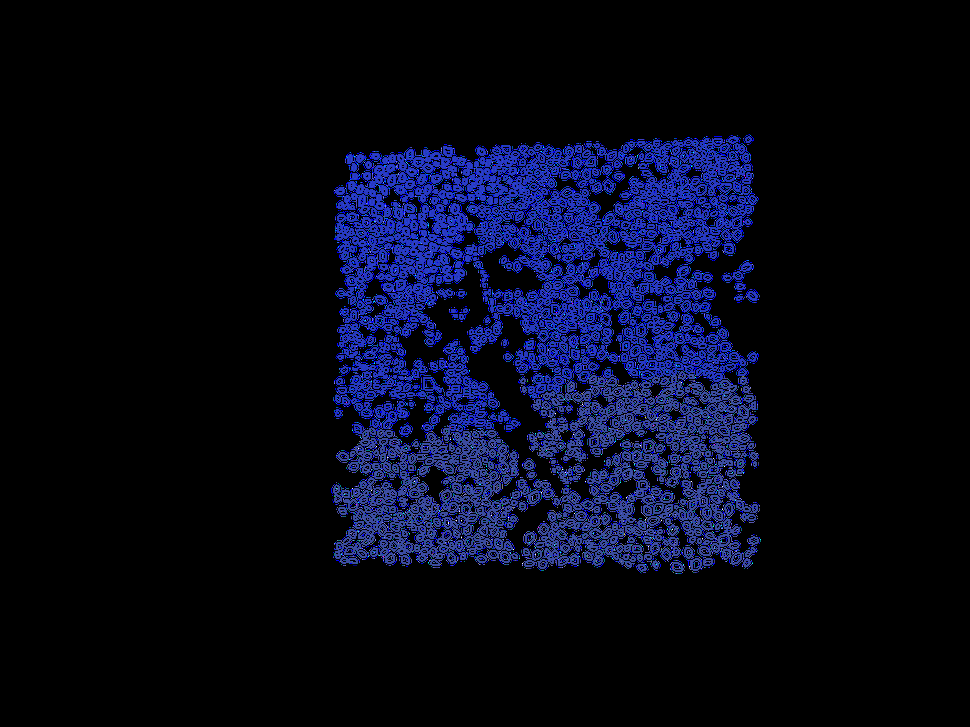
#> input picture images/mask1.png, 970 x 727 px, shrunk from 3264 x 2448 before the run
$ python trial4.py
#> lines starting #> are read from the running program, lines starting #| are printed output that depends on the picture

import cv2 as cv
import numpy as np
import matplotlib.pyplot as plt
from sklearn.ensemble import RandomForestClassifier
from sklearn.metrics import classification_report
from sklearn.neighbors import KNeighborsClassifier
from sklearn.pipeline import make_pipeline
from sklearn.preprocessing import StandardScaler
from sklearn.metrics import classification_report

# 1. Load images and masks
img1 = cv.imread('images/img1.png')
img2 = cv.imread('images/img2.png')
mask1 = cv.imread('images/mask1.png')
#> mask1 is the input picture: shape (727, 970, 3); mean B, G, R 25.3, 8.3, 5.8
mask1 = cv.cvtColor(mask1, cv.COLOR_BGR2GRAY) #convert to grayscale to make it easier to compare later
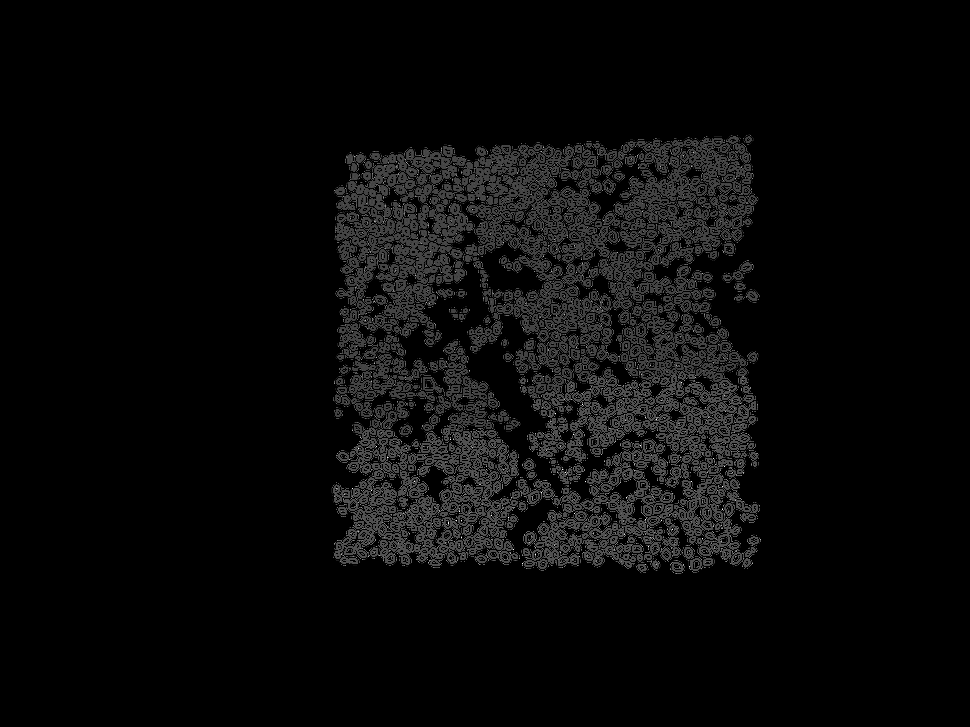
#> mask1: shape (727, 970); min 0, max 255, mean 9.5
mask2 = cv.imread('images/mask2.png')
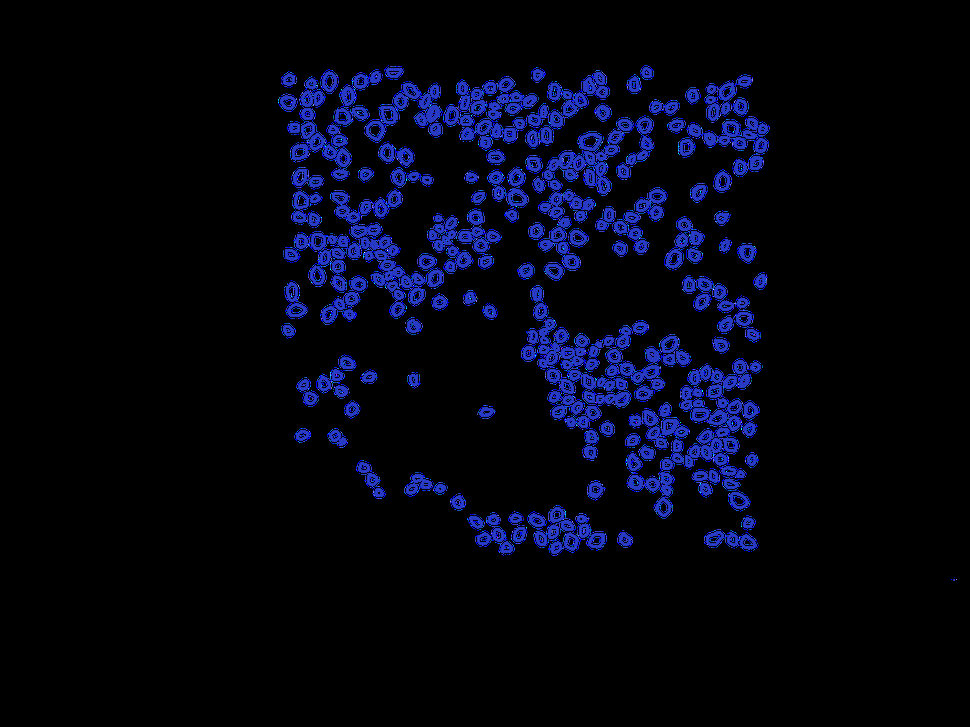
#> input picture images/mask2.png, 970 x 727 px, shrunk from 3264 x 2448 before the run
#> mask2 is the input picture: shape (727, 970, 3); mean B, G, R 17.1, 4.6, 2.9
mask2 = cv.cvtColor(mask2, cv.COLOR_BGR2GRAY)
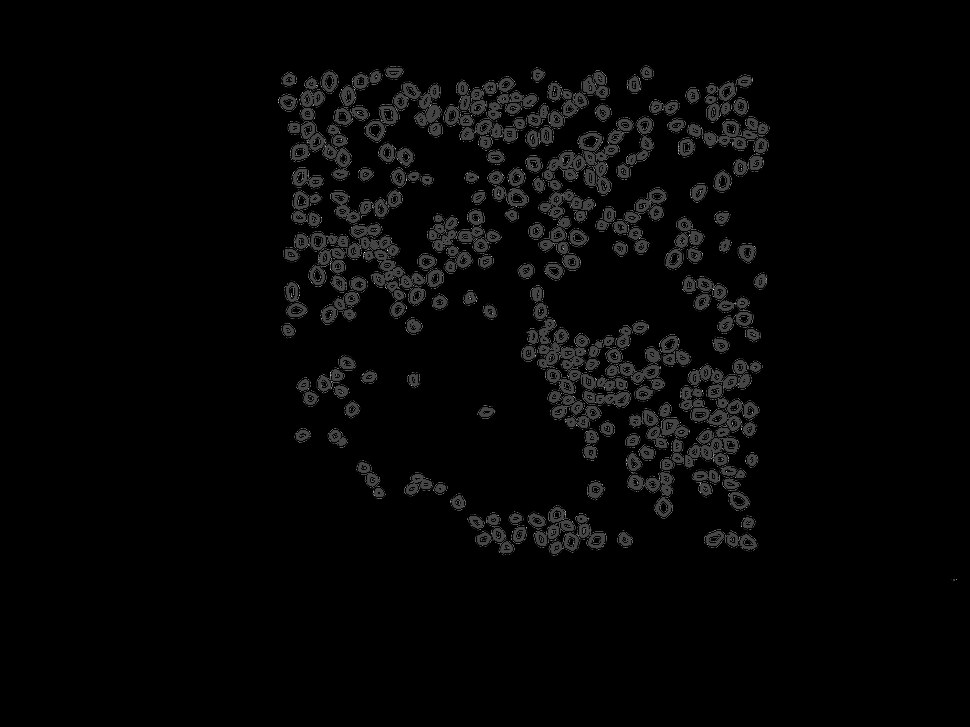
#> mask2: shape (727, 970); min 0, max 255, mean 5.5
newImage = cv.imread('images/unseen_img1.png')


if any(x is None for x in [img1, img2, mask1, mask2, newImage]): #if not found
#> (the run stopped early here; a loop or call above may not have finished)
